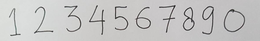
%> input picture Testing Data/Capture1.PNG, 260 x 41 px, shrunk from 1248 x 198 before the run
$ octave --eval "result = segmentation('../Testing Data/Capture1.PNG');"   (GNU Octave 9; MATLAB toolbox functions it lacks are replaced by stand-ins)
%> lines starting %> are read from the running program, lines starting %| are printed output that depends on the picture; in (x1, y1, x2, y2) boxes, pixels count from 0 and x2, y2 are one past the last pixel; in counts of white or black regions, pixels touching at a corner belong together; the program's own positions count from 1
%%
%% Funtion name : segmentation
%% Description  : Extract single character from an image containing
%%                mathematical expression
%% Input        : image file name to be proccessed in string variabel
%% Output       : segmented characters in the form of matrix for Neural Network
%% Compiler     : MATLAB
%%
%%
%% Reference    : MATLAB Forum | Character Segmentation by Rutika Titre & Walter Roberson
%% Source       : https://www.mathworks.com/matlabcentral/answers/262399-how-to-segment-the-characters-from-left-to-right
%% Modified by  : - Jhonson Lee
%%                - Hans Christian
%% Date Created : 3 December 2017
%% Institution  : Bandung Institute of Technology
%%
%% Revision     : 1
%%

function [output] = segmentation(file_name)
%> called with file_name = '../Testing Data/Capture1.PNG'
%% Input  : image file name to be processed.
%% Output : Ouput matrix containig segmented image
%% Note   : Image should be at the same directory with this code

%% Read Image
imagen=imread(file_name);
%> imagen is the input picture: size 41x260x3 uint8; mean R, G, B 196.5, 196.1, 195.5

%% Adjust uniform lighting
%%imagen = localnormalize(imagen,6,6);

%% Show image
%
figure(1)
imshow(imagen);
title('INPUT IMAGE')
%}

%% Convert to gray scale
if size(imagen,3)==3 % RGB image
    imagen=rgb2gray(imagen);
%> imagen: size 41x260 uint8
end

%% Convert to binary image
threshold = graythresh(imagen);
%> threshold = 0.608
imagen =~im2bw(imagen,threshold);
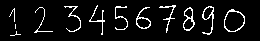
%> imagen: size 41x260 logical; 7.1% white in thin lines or dots, all inside (x1, y1, x2, y2) = (9, 5, 245, 36)

%% Remove all object containing fewer than 30 pixels(denoising)
%
imagen = bwareaopen(imagen,15);
%> imagen: size 41x260 logical; 6.9% white in thin lines or dots, all inside (x1, y1, x2, y2) = (9, 5, 245, 35)
pause(1)
%}

%% Show image binary image
% [5 lines of commented-out code are left out]

%% Label connected components
[L Ne]=bwlabel(imagen);
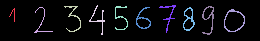
%> L: size 41x260 double; 11 distinct labels, from 0 to 10; one colour per label, 0 black
%> Ne = 10

%% Measure properties of image regions
propied=regionprops(L,'BoundingBox');
%> propied = 10 regions; largest, box (x1, y1, x2, y2): (34, 7, 53, 33), (224, 9, 245, 32), (89, 5, 105, 35), (159, 5, 176, 33), (64, 6, 81, 32)

%% Plot Bounding Box
% [8 lines of commented-out code are left out]

%% Objects extraction

% Variabel initialization
status_f = 0; n = 1; m = 1;
output = [];

while n < (Ne+1)

	% Update status variable
	status_b = status_f;
	status_f = 0;

	% Obtain position for 3 adjacent objects
	if (n>1) && (status_b)
		[r_b,c_b] = find(L==(n-1)); % Previous object
	end
    [r,c] = find(L==n);             % Current object
	[r_f,c_f] = find(L==(n+1));		% Next object

	% Check whether the next object is actually
	% a part of current object as one character
	for i=1:size(c)
	  for j=1:size(c_f)
	    if isequal(c(i),c_f(j))
		  status_f = 1; break;
		end
	  end
	end

	% Take character's position within the image
	if (~status_b)&&(~status_f)                 % The object is an character
		n1=imagen(min(r):max(r),min(c):max(c));
		n = n + 1;
	elseif (status_b)&&(~status_f)              % The previous object is a part of current object as one character
		row = [r_b;r]; column = [c_b;c];
		n1=imagen(min(row):max(row),min(column):max(column));
		n = n + 1;

	elseif (status_b)&&(status_f)               % The previous, current and next object is a character
		row = [r_b;r;r_f]; column = [c_b;c;c_f];
		n1=imagen(min(row):max(row),min(column):max(column));
		n = n + 2; status_f = 0;
	else
		n = n + 1;
	end


	% Processing the character to become ready as an input for Neural Network
	if ~((~status_b)&&(status_f))

		% Place the character in 45x45 resolution image
		if size(n1,1)>size(n1,2)
			value = 45/size(n1,1);
		else
			value = 45/size(n1,2);
		end
		B = imresize(n1,value);
		frame = logical(zeros(45,45));
		dist_r = int8((45-size(B,1))/2)+1; dist_c = int8((45-size(B,2))/2)+1;
		dist_r_t = dist_r+size(B,1)-1; dist_c_r = dist_c+size(B,2)-1;
		frame(dist_r:dist_r_t,dist_c:dist_c_r) = B;

		% Create output matrix for Neural Network
		C = ~frame;
        %%C = imerode(C,[1 1;1 1]);
		output = [output, C(:)];

		% [6 lines of commented-out code are left out]

		m = m + 1;
	end

end
%> this loop made 10 passes
%> (value, dist_c, dist_c_r) on passes 1 to 10: (3.21, 14, 33), (1.73, 7, 39), (1.73, 9, 38), (1.5, 12, 35), (1.88, 11, 35), (2.05, 8, 38), (1.61, 10, 37), (1.88, 12, 34), (1.55, 14, 32), (1.96, 3, 44)
%> pass 1, in segmentation, `B = imresize(n1,value);`:
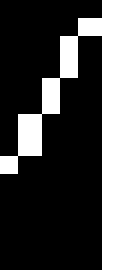
%> B: size 45x20 logical (shown 6 times larger); 24.8% white; 1 white region, box (x1, y1, x2, y2) and area: (0, 0, 20, 45) 223
%> pass 1, in segmentation, `C = ~frame;`:
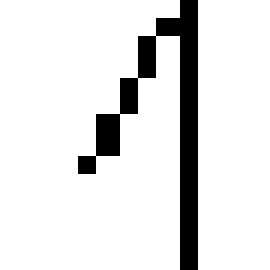
%> C: size 45x45 logical (shown 6 times larger); 89% white; 1 black region, box (x1, y1, x2, y2) and area: (13, 0, 33, 45) 223
%> pass 2, in segmentation, `B = imresize(n1,value);`:
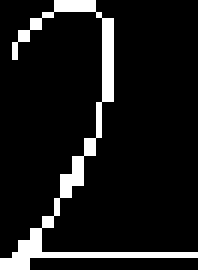
%> B: size 45x33 logical (shown 6 times larger); 9.8% white in thin lines or dots
%> after the loop:
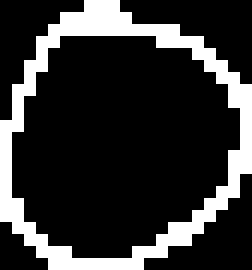
%> B: size 45x42 logical (shown 6 times larger); 19.9% white; 1 white region, box (x1, y1, x2, y2) and area: (0, 0, 42, 45) 376
%> after the loop:
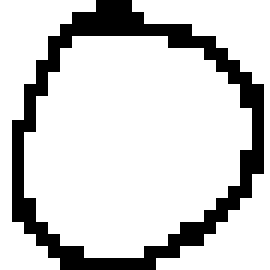
%> C: size 45x45 logical (shown 6 times larger); 81.4% white; 1 black region, box (x1, y1, x2, y2) and area: (2, 0, 44, 45) 376
%> after the loop: frame: size 45x45 logical; 18.6% white; 1 white region, box (x1, y1, x2, y2) and area: (2, 0, 44, 45) 376

$ run again, on Testing Data/Capture2.PNG
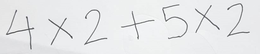
%> input picture Testing Data/Capture2.PNG, 260 x 54 px, shrunk from 792 x 166 before the run
%> in segmentation, imagen is the input picture: size 54x260x3 uint8; mean R, G, B 230.6, 231.6, 233
%> threshold = 0.741
%> L: size 54x260 double; 8 distinct labels, from 0 to 7
%> Ne = 7
%> propied = 7 regions; box (x1, y1, x2, y2): (6, 10, 34, 49), (48, 18, 73, 45), (84, 9, 107, 45), (121, 11, 154, 39), (162, 4, 188, 39), (195, 5, 220, 33), (227, 3, 250, 37)
%> the loop in segmentation, `while n < (Ne+1)` made 7 passes
%> (value, dist_r, dist_c, dist_r_t, dist_c_r) on passes 1 to 7: (1.15, 1, 7, 45, 39), (1.67, 1, 3, 45, 44), (1.25, 1, 9, 45, 37), (1.36, 4, 1, 42, 45), (1.29, 1, 7, 45, 40), (1.61, 1, 3, 45, 43), (1.32, 1, 8, 45, 38)
%> pass 1, in segmentation, `B = imresize(n1,value);`:
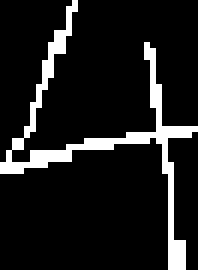
%> B: size 45x33 logical (shown 6 times larger); 10.8% white in thin lines or dots
%> after the loop in segmentation, `while n < (Ne+1)`:
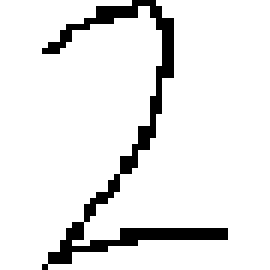
%> C: size 45x45 logical (shown 6 times larger); 91% white; black in thin lines or dots, all inside (x1, y1, x2, y2) = (7, 0, 38, 45)

$ run again, on Testing Data/Capture3.PNG
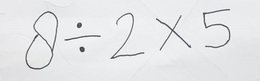
%> input picture Testing Data/Capture3.PNG, 260 x 81 px, shrunk from 705 x 219 before the run
%> in segmentation, imagen is the input picture: size 81x260x3 uint8; mean R, G, B 228.7, 229.7, 231.4
%> threshold = 0.702
%> in segmentation, `[L Ne]=bwlabel(imagen);`:
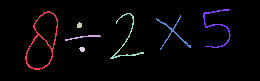
%> L: size 81x260 double; 8 distinct labels, from 0 to 7; one colour per label, 0 black
%> Ne = 7
%> propied = 7 regions; box (x1, y1, x2, y2): (25, 11, 58, 70), (65, 35, 101, 41), (77, 22, 82, 28), (79, 47, 85, 52), (110, 13, 144, 59), (156, 15, 191, 50), (203, 9, 231, 48)
%> the loop in segmentation, `while n < (Ne+1)` made 6 passes
%> (status_b, n, value, dist_r, dist_c, dist_r_t, dist_c_r) on passes 1, 3, 4, 5, 6: (0, 2, 0.763, 1, 11, 45, 36), (1, 5, 1.25, 5, 1, 42, 45), (0, 6, 0.978, 1, 7, 45, 40), (0, 7, 1.29, 1, 1, 45, 45), (0, 8, 1.15, 1, 7, 45, 39)
%> after the loop in segmentation, `while n < (Ne+1)`:
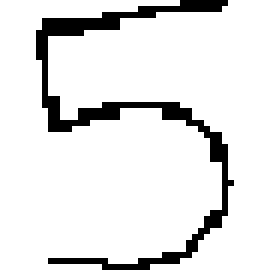
%> C: size 45x45 logical (shown 6 times larger); 89.5% white; black in thin lines or dots, all inside (x1, y1, x2, y2) = (6, 0, 39, 45)
%> after the loop in segmentation, `while n < (Ne+1)`: c_b = 59 values from 66 to 101; column = 106 values, max 101 at index 59, min 66 at index 1, mean 82.88; output = 2025 rows, first 8: [1 1 1 1 1; 1 1 1 1 1; 1 1 1 1 1; 1 1 1 1 1; 1 1 1 0 1; 1 1 1 0 1; 1 1 1 1 1; 1 1 1 1 1]; r_b = 59 values, max 41 at index 2, min 36 at index 35, mean 37.76; row = 106 values, max 52 at index 93, min 23 at index 69, mean 37.7
%> result has the same summary as output in segmentation

$ run again, on Testing Data/Capture4.PNG
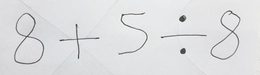
%> input picture Testing Data/Capture4.PNG, 260 x 75 px, shrunk from 1051 x 304 before the run
%> in segmentation, imagen is the input picture: size 75x260x3 uint8; mean R, G, B 221.4, 222.1, 223.5
%> threshold = 0.706
%> L: size 75x260 double; 8 distinct labels, from 0 to 7
%> Ne = 7
%> propied = 7 regions; box (x1, y1, x2, y2): (14, 13, 44, 65), (59, 24, 99, 59), (118, 12, 148, 55), (161, 34, 207, 38), (179, 15, 186, 22), (180, 48, 186, 54), (210, 10, 240, 60)
%> the loop in segmentation, `while n < (Ne+1)` made 6 passes
%> (status_b, n, value, dist_r, dist_c, dist_r_t, dist_c_r) on passes 1, 2, 3, 5, 6: (0, 2, 0.865, 1, 11, 45, 36), (0, 3, 1.12, 4, 1, 43, 45), (0, 4, 1.05, 1, 8, 45, 39), (1, 7, 0.978, 4, 1, 42, 45), (0, 8, 0.9, 1, 10, 45, 36)
%> after the loop in segmentation, `while n < (Ne+1)`:
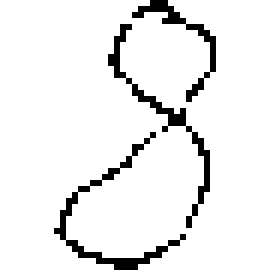
%> C: size 45x45 logical (shown 6 times larger); 92.8% white; black in thin lines or dots, all inside (x1, y1, x2, y2) = (9, 0, 36, 45)
%> after the loop in segmentation, `while n < (Ne+1)`: c_b = 60 values from 162 to 207; column = 127 values, max 207 at index 60, min 162 at index 1, mean 183.9; output = 2025 rows, first 8: [1 1 1 1 1; 1 1 1 1 1; 1 1 1 1 1; 1 1 1 1 1; 1 1 1 1 1; 1 1 1 1 1; 1 1 1 1 1; 1 1 1 1 1]; r_b = 60 values, max 38 at index 2, min 35 at index 30, mean 36.15; row = 127 values, max 54 at index 105, min 16 at index 74, mean 34.83
%> result has the same summary as output in segmentation
